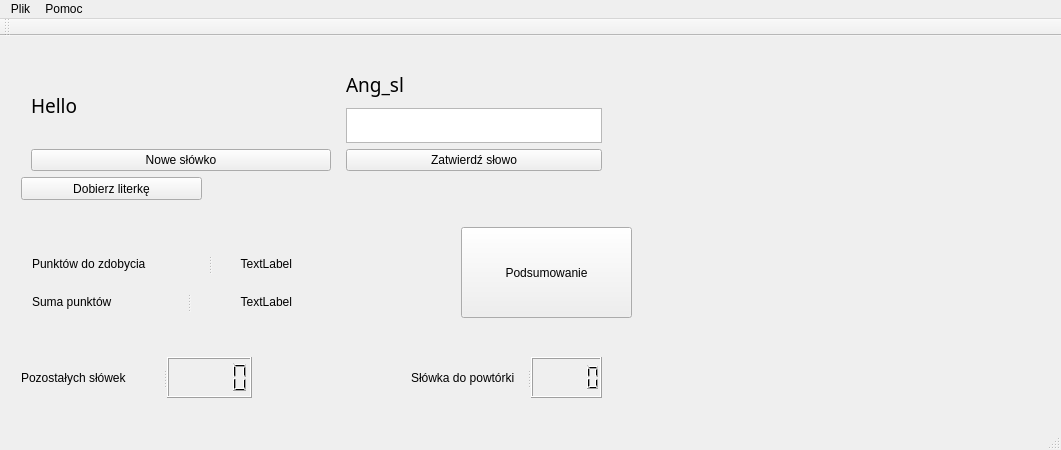
<?xml version="1.0" encoding="UTF-8"?>
<ui version="4.0">
 <class>MainWindow</class>
 <widget class="QMainWindow" name="MainWindow">
  <property name="geometry">
   <rect>
    <x>0</x>
    <y>0</y>
    <width>1061</width>
    <height>450</height>
   </rect>
  </property>
  <property name="sizePolicy">
   <sizepolicy hsizetype="Fixed" vsizetype="Fixed">
    <horstretch>0</horstretch>
    <verstretch>0</verstretch>
   </sizepolicy>
  </property>
  <property name="windowTitle">
   <string>MainWindow</string>
  </property>
  <widget class="QWidget" name="Ekran_start">
   <property name="enabled">
    <bool>true</bool>
   </property>
   <layout class="QVBoxLayout" name="verticalLayout_7">
    <item>
     <widget class="QStackedWidget" name="stackedWidget">
      <property name="inputMethodHints">
       <set>Qt::ImhDigitsOnly</set>
      </property>
      <property name="currentIndex">
       <number>1</number>
      </property>
      <widget class="QWidget" name="page_log">
       <property name="enabled">
        <bool>true</bool>
       </property>
       <layout class="QFormLayout" name="formLayout">
        <item row="0" column="1">
         <widget class="QWidget" name="Program" native="true">
          <layout class="QVBoxLayout" name="verticalLayout_3">
           <item>
            <layout class="QVBoxLayout" name="verticalLayout">
             <item>
              <widget class="QLabel" name="IleSlowek">
               <property name="layoutDirection">
                <enum>Qt::LeftToRight</enum>
               </property>
               <property name="autoFillBackground">
                <bool>false</bool>
               </property>
               <property name="frameShape">
                <enum>QFrame::NoFrame</enum>
               </property>
               <property name="frameShadow">
                <enum>QFrame::Plain</enum>
               </property>
               <property name="text">
                <string>Wybierz ilość słówek do powtórki</string>
               </property>
               <property name="textFormat">
                <enum>Qt::RichText</enum>
               </property>
              </widget>
             </item>
             <item>
              <widget class="QSplitter" name="splitter">
               <property name="layoutDirection">
                <enum>Qt::LeftToRight</enum>
               </property>
               <property name="autoFillBackground">
                <bool>true</bool>
               </property>
               <property name="frameShape">
                <enum>QFrame::HLine</enum>
               </property>
               <property name="orientation">
                <enum>Qt::Horizontal</enum>
               </property>
               <widget class="QSlider" name="horizontalSlider_Ilosc_Slow">
                <property name="maximum">
                 <number>100</number>
                </property>
                <property name="value">
                 <number>20</number>
                </property>
                <property name="sliderPosition">
                 <number>20</number>
                </property>
                <property name="orientation">
                 <enum>Qt::Horizontal</enum>
                </property>
               </widget>
               <widget class="QSpinBox" name="spin_Ilosc_Slow">
                <property name="maximumSize">
                 <size>
                  <width>50</width>
                  <height>16777215</height>
                 </size>
                </property>
                <property name="minimum">
                 <number>1</number>
                </property>
                <property name="maximum">
                 <number>100</number>
                </property>
                <property name="value">
                 <number>10</number>
                </property>
                <property name="displayIntegerBase">
                 <number>10</number>
                </property>
               </widget>
              </widget>
             </item>
            </layout>
           </item>
           <item>
            <spacer name="verticalSpacer_2">
             <property name="orientation">
              <enum>Qt::Vertical</enum>
             </property>
             <property name="sizeHint" stdset="0">
              <size>
               <width>20</width>
               <height>40</height>
              </size>
             </property>
            </spacer>
           </item>
           <item>
            <layout class="QVBoxLayout" name="verticalLayout_2">
             <item>
              <widget class="QLabel" name="JakiPoziom">
               <property name="text">
                <string>Wybierz poziom trudności</string>
               </property>
              </widget>
             </item>
             <item>
              <widget class="QSplitter" name="splitter_2">
               <property name="orientation">
                <enum>Qt::Horizontal</enum>
               </property>
               <widget class="QSlider" name="horizontalSlider_Poziom">
                <property name="minimum">
                 <number>1</number>
                </property>
                <property name="maximum">
                 <number>3</number>
                </property>
                <property name="value">
                 <number>2</number>
                </property>
                <property name="sliderPosition">
                 <number>2</number>
                </property>
                <property name="orientation">
                 <enum>Qt::Horizontal</enum>
                </property>
               </widget>
               <widget class="QSpinBox" name="spin_Ilosc_Poziom">
                <property name="maximumSize">
                 <size>
                  <width>50</width>
                  <height>16777215</height>
                 </size>
                </property>
                <property name="minimum">
                 <number>1</number>
                </property>
                <property name="maximum">
                 <number>3</number>
                </property>
                <property name="value">
                 <number>2</number>
                </property>
                <property name="displayIntegerBase">
                 <number>10</number>
                </property>
               </widget>
              </widget>
             </item>
            </layout>
           </item>
           <item>
            <spacer name="verticalSpacer">
             <property name="orientation">
              <enum>Qt::Vertical</enum>
             </property>
             <property name="sizeHint" stdset="0">
              <size>
               <width>20</width>
               <height>40</height>
              </size>
             </property>
            </spacer>
           </item>
           <item>
            <widget class="QPushButton" name="pushButton">
             <property name="text">
              <string>Rozpocznij naukę</string>
             </property>
            </widget>
           </item>
          </layout>
         </widget>
        </item>
       </layout>
      </widget>
      <widget class="QWidget" name="page_data">
       <widget class="QPushButton" name="Dobierz_literke">
        <property name="geometry">
         <rect>
          <x>10</x>
          <y>130</y>
          <width>181</width>
          <height>23</height>
         </rect>
        </property>
        <property name="text">
         <string>Dobierz literkę</string>
        </property>
       </widget>
       <widget class="QWidget" name="layoutWidget">
        <property name="geometry">
         <rect>
          <x>9</x>
          <y>9</y>
          <width>721</width>
          <height>109</height>
         </rect>
        </property>
        <layout class="QHBoxLayout" name="horizontalLayout">
         <property name="spacing">
          <number>15</number>
         </property>
         <property name="sizeConstraint">
          <enum>QLayout::SetFixedSize</enum>
         </property>
         <item>
          <layout class="QVBoxLayout" name="verticalLayout_4">
           <item>
            <widget class="QLabel" name="Pl_Slowko">
             <property name="minimumSize">
              <size>
               <width>300</width>
               <height>0</height>
              </size>
             </property>
             <property name="font">
              <font>
               <family>MV Boli</family>
               <pointsize>14</pointsize>
              </font>
             </property>
             <property name="text">
              <string>Hello</string>
             </property>
            </widget>
           </item>
           <item>
            <widget class="QPushButton" name="NoweSlowko">
             <property name="text">
              <string>Nowe słówko</string>
             </property>
            </widget>
           </item>
          </layout>
         </item>
         <item>
          <layout class="QVBoxLayout" name="verticalLayout_5">
           <item>
            <widget class="QLabel" name="sl_ang">
             <property name="minimumSize">
              <size>
               <width>0</width>
               <height>35</height>
              </size>
             </property>
             <property name="maximumSize">
              <size>
               <width>16777215</width>
               <height>400</height>
              </size>
             </property>
             <property name="font">
              <font>
               <family>MV Boli</family>
               <pointsize>14</pointsize>
               <weight>50</weight>
               <bold>false</bold>
               <kerning>true</kerning>
              </font>
             </property>
             <property name="autoFillBackground">
              <bool>false</bool>
             </property>
             <property name="text">
              <string>Ang_sl</string>
             </property>
             <property name="textFormat">
              <enum>Qt::AutoText</enum>
             </property>
            </widget>
           </item>
           <item>
            <widget class="QPlainTextEdit" name="Odpowiedz">
             <property name="maximumSize">
              <size>
               <width>1000</width>
               <height>35</height>
              </size>
             </property>
             <property name="mouseTracking">
              <bool>true</bool>
             </property>
             <property name="tabChangesFocus">
              <bool>true</bool>
             </property>
             <property name="textInteractionFlags">
              <set>Qt::LinksAccessibleByKeyboard|Qt::LinksAccessibleByMouse|Qt::TextBrowserInteraction|Qt::TextEditable|Qt::TextEditorInteraction|Qt::TextSelectableByKeyboard|Qt::TextSelectableByMouse</set>
             </property>
            </widget>
           </item>
           <item>
            <widget class="QPushButton" name="ZatwierdzSlowo">
             <property name="enabled">
              <bool>true</bool>
             </property>
             <property name="text">
              <string>Zatwierdź słowo</string>
             </property>
            </widget>
           </item>
          </layout>
         </item>
        </layout>
       </widget>
       <widget class="QPushButton" name="Podsumuj">
        <property name="geometry">
         <rect>
          <x>450</x>
          <y>180</y>
          <width>171</width>
          <height>91</height>
         </rect>
        </property>
        <property name="text">
         <string>Podsumowanie</string>
        </property>
       </widget>
       <widget class="QWidget" name="layoutWidget">
        <property name="geometry">
         <rect>
          <x>10</x>
          <y>190</y>
          <width>282</width>
          <height>91</height>
         </rect>
        </property>
        <layout class="QGridLayout" name="gridLayout">
         <item row="0" column="0">
          <widget class="QSplitter" name="splitter_4">
           <property name="orientation">
            <enum>Qt::Horizontal</enum>
           </property>
           <widget class="QLabel" name="label">
            <property name="text">
             <string>Punktów do zdobycia</string>
            </property>
            <property name="textInteractionFlags">
             <set>Qt::NoTextInteraction</set>
            </property>
           </widget>
           <widget class="QLabel" name="ilepunktow">
            <property name="inputMethodHints">
             <set>Qt::ImhDigitsOnly</set>
            </property>
            <property name="text">
             <string>TextLabel</string>
            </property>
            <property name="alignment">
             <set>Qt::AlignRight|Qt::AlignTrailing|Qt::AlignVCenter</set>
            </property>
           </widget>
          </widget>
         </item>
         <item row="1" column="0">
          <widget class="QSplitter" name="splitter_5">
           <property name="orientation">
            <enum>Qt::Horizontal</enum>
           </property>
           <widget class="QLabel" name="label_3">
            <property name="text">
             <string>Suma punktów</string>
            </property>
            <property name="textInteractionFlags">
             <set>Qt::NoTextInteraction</set>
            </property>
           </widget>
           <widget class="QLabel" name="Suma">
            <property name="inputMethodHints">
             <set>Qt::ImhDigitsOnly</set>
            </property>
            <property name="text">
             <string>TextLabel</string>
            </property>
            <property name="alignment">
             <set>Qt::AlignRight|Qt::AlignTrailing|Qt::AlignVCenter</set>
            </property>
           </widget>
          </widget>
         </item>
        </layout>
       </widget>
       <widget class="QSplitter" name="splitter_6">
        <property name="geometry">
         <rect>
          <x>10</x>
          <y>310</y>
          <width>231</width>
          <height>41</height>
         </rect>
        </property>
        <property name="orientation">
         <enum>Qt::Horizontal</enum>
        </property>
        <widget class="QLabel" name="label_4">
         <property name="text">
          <string>Pozostałych słówek</string>
         </property>
        </widget>
        <widget class="QLCDNumber" name="lcdNumber_2"/>
       </widget>
       <widget class="QSplitter" name="splitter_7">
        <property name="geometry">
         <rect>
          <x>400</x>
          <y>310</y>
          <width>191</width>
          <height>41</height>
         </rect>
        </property>
        <property name="orientation">
         <enum>Qt::Horizontal</enum>
        </property>
        <widget class="QLabel" name="label_5">
         <property name="text">
          <string>Słówka do powtórki</string>
         </property>
        </widget>
        <widget class="QLCDNumber" name="lcdNumber_3"/>
       </widget>
      </widget>
      <widget class="QWidget" name="page_end">
       <widget class="QSplitter" name="splitter_3">
        <property name="geometry">
         <rect>
          <x>270</x>
          <y>60</y>
          <width>171</width>
          <height>71</height>
         </rect>
        </property>
        <property name="orientation">
         <enum>Qt::Vertical</enum>
        </property>
        <widget class="QLabel" name="label_2">
         <property name="text">
          <string>Zdobyte punkty</string>
         </property>
         <property name="scaledContents">
          <bool>true</bool>
         </property>
         <property name="alignment">
          <set>Qt::AlignCenter</set>
         </property>
        </widget>
        <widget class="QLCDNumber" name="lcdNumber">
         <property name="palette">
          <palette>
           <active>
            <colorrole role="WindowText">
             <brush brushstyle="SolidPattern">
              <color alpha="255">
               <red>255</red>
               <green>0</green>
               <blue>0</blue>
              </color>
             </brush>
            </colorrole>
           </active>
           <inactive>
            <colorrole role="WindowText">
             <brush brushstyle="SolidPattern">
              <color alpha="255">
               <red>255</red>
               <green>0</green>
               <blue>0</blue>
              </color>
             </brush>
            </colorrole>
           </inactive>
           <disabled>
            <colorrole role="WindowText">
             <brush brushstyle="SolidPattern">
              <color alpha="255">
               <red>120</red>
               <green>120</green>
               <blue>120</blue>
              </color>
             </brush>
            </colorrole>
           </disabled>
          </palette>
         </property>
         <property name="font">
          <font>
           <family>Snap ITC</family>
           <pointsize>16</pointsize>
           <italic>true</italic>
          </font>
         </property>
         <property name="autoFillBackground">
          <bool>false</bool>
         </property>
         <property name="frameShape">
          <enum>QFrame::NoFrame</enum>
         </property>
         <property name="digitCount">
          <number>3</number>
         </property>
         <property name="segmentStyle">
          <enum>QLCDNumber::Filled</enum>
         </property>
        </widget>
       </widget>
       <widget class="QWidget" name="layoutWidget">
        <property name="geometry">
         <rect>
          <x>260</x>
          <y>150</y>
          <width>201</width>
          <height>71</height>
         </rect>
        </property>
        <layout class="QHBoxLayout" name="horizontalLayout_4">
         <item>
          <widget class="QPushButton" name="pushButton_2">
           <property name="text">
            <string>Jeszcze raz</string>
           </property>
          </widget>
         </item>
         <item>
          <spacer name="horizontalSpacer">
           <property name="orientation">
            <enum>Qt::Horizontal</enum>
           </property>
           <property name="sizeHint" stdset="0">
            <size>
             <width>40</width>
             <height>20</height>
            </size>
           </property>
          </spacer>
         </item>
         <item>
          <widget class="QPushButton" name="pushButton_3">
           <property name="text">
            <string>Zakończ</string>
           </property>
          </widget>
         </item>
        </layout>
       </widget>
      </widget>
     </widget>
    </item>
   </layout>
  </widget>
  <widget class="QMenuBar" name="menuBar">
   <property name="geometry">
    <rect>
     <x>0</x>
     <y>0</y>
     <width>1061</width>
     <height>21</height>
    </rect>
   </property>
   <widget class="QMenu" name="menuPlik">
    <property name="title">
     <string>Plik</string>
    </property>
    <addaction name="actionWczytaj_s_ownik"/>
   </widget>
   <widget class="QMenu" name="menuPomoc">
    <property name="title">
     <string>Pomoc</string>
    </property>
    <addaction name="actionO_Qt_2"/>
   </widget>
   <addaction name="menuPlik"/>
   <addaction name="menuPomoc"/>
  </widget>
  <widget class="QToolBar" name="mainToolBar">
   <attribute name="toolBarArea">
    <enum>TopToolBarArea</enum>
   </attribute>
   <attribute name="toolBarBreak">
    <bool>false</bool>
   </attribute>
  </widget>
  <widget class="QStatusBar" name="statusBar"/>
  <action name="actionWczytaj_s_ownik">
   <property name="text">
    <string>Wczytaj słownik</string>
   </property>
  </action>
  <action name="actionO_Qt_2">
   <property name="text">
    <string>O Qt</string>
   </property>
  </action>
 </widget>
 <layoutdefault spacing="6" margin="11"/>
 <resources/>
 <connections>
  <connection>
   <sender>horizontalSlider_Ilosc_Slow</sender>
   <signal>valueChanged(int)</signal>
   <receiver>spin_Ilosc_Slow</receiver>
   <slot>setValue(int)</slot>
   <hints>
    <hint type="sourcelabel">
     <x>434</x>
     <y>182</y>
    </hint>
    <hint type="destinationlabel">
     <x>529</x>
     <y>183</y>
    </hint>
   </hints>
  </connection>
  <connection>
   <sender>spin_Ilosc_Poziom</sender>
   <signal>valueChanged(int)</signal>
   <receiver>horizontalSlider_Poziom</receiver>
   <slot>setValue(int)</slot>
   <hints>
    <hint type="sourcelabel">
     <x>449</x>
     <y>202</y>
    </hint>
    <hint type="destinationlabel">
     <x>359</x>
     <y>202</y>
    </hint>
   </hints>
  </connection>
  <connection>
   <sender>spin_Ilosc_Slow</sender>
   <signal>valueChanged(int)</signal>
   <receiver>horizontalSlider_Ilosc_Slow</receiver>
   <slot>setValue(int)</slot>
   <hints>
    <hint type="sourcelabel">
     <x>529</x>
     <y>183</y>
    </hint>
    <hint type="destinationlabel">
     <x>434</x>
     <y>182</y>
    </hint>
   </hints>
  </connection>
  <connection>
   <sender>horizontalSlider_Poziom</sender>
   <signal>valueChanged(int)</signal>
   <receiver>spin_Ilosc_Poziom</receiver>
   <slot>setValue(int)</slot>
   <hints>
    <hint type="sourcelabel">
     <x>359</x>
     <y>202</y>
    </hint>
    <hint type="destinationlabel">
     <x>449</x>
     <y>202</y>
    </hint>
   </hints>
  </connection>
 </connections>
</ui>
